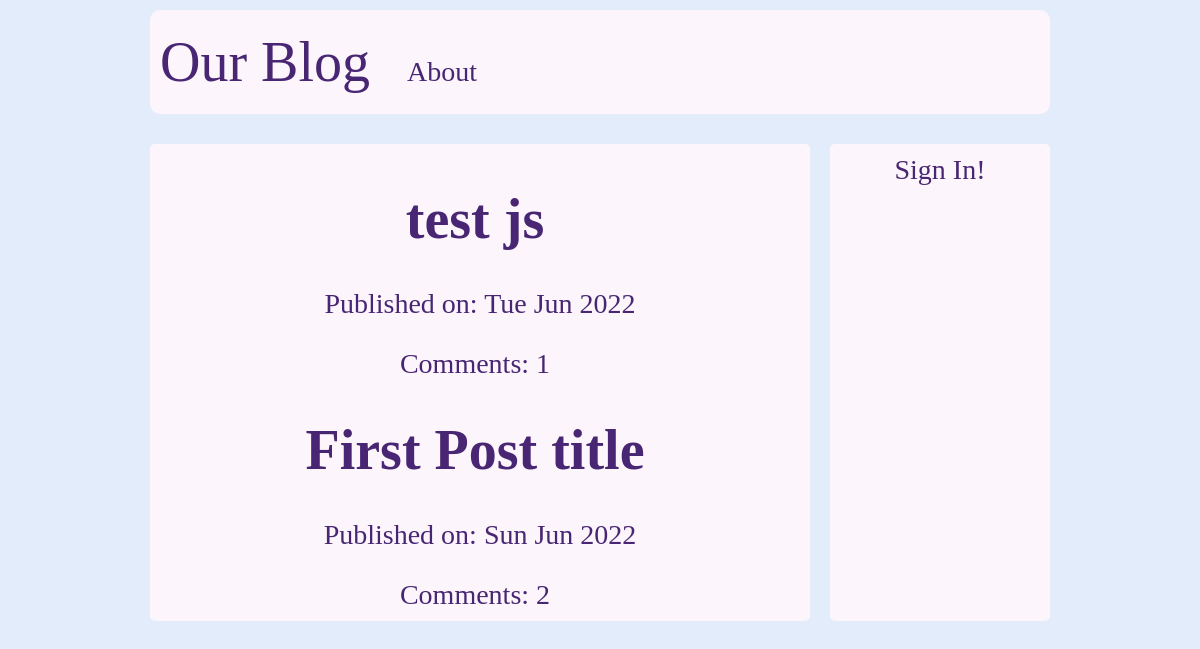
Before: / with the older database file.
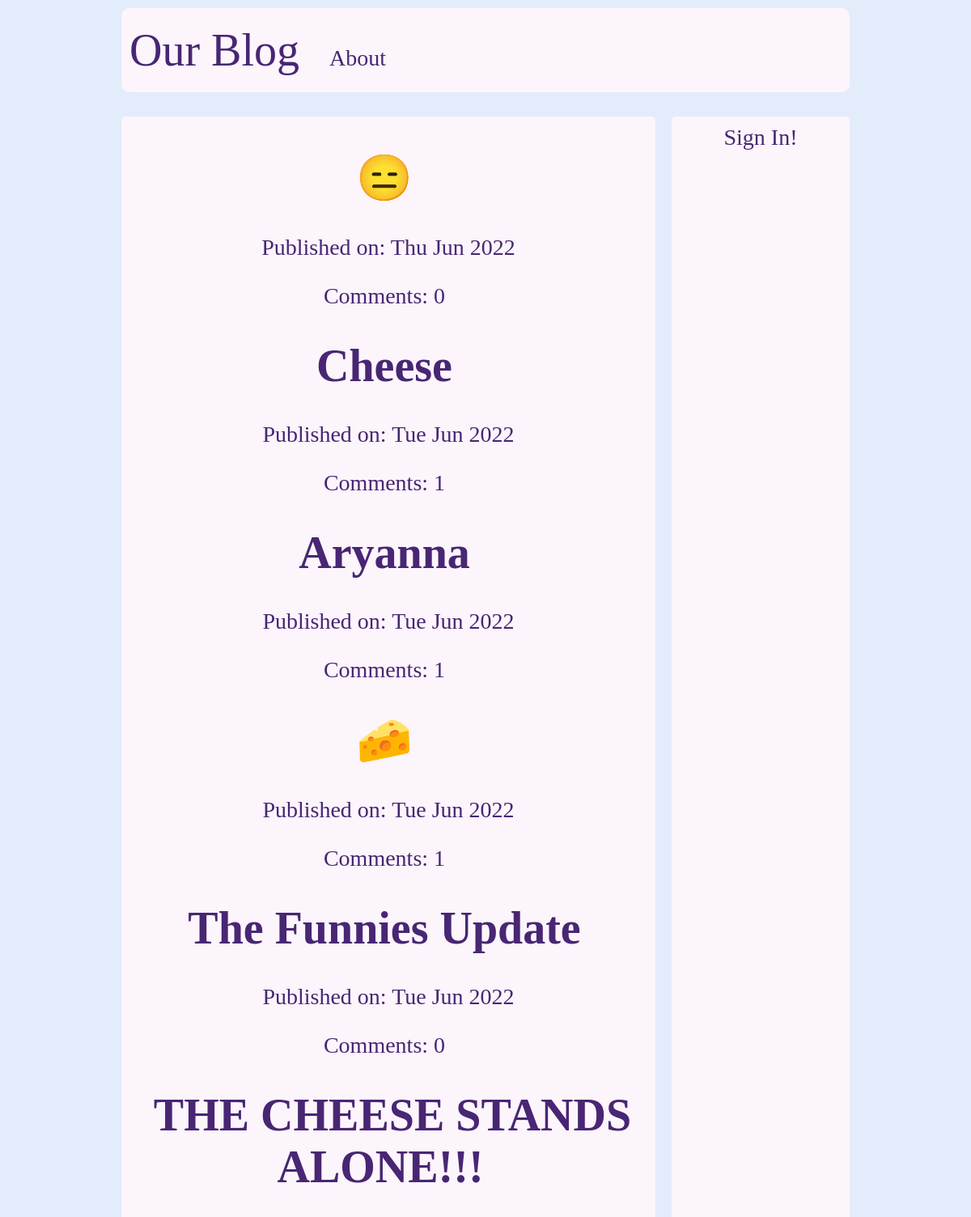
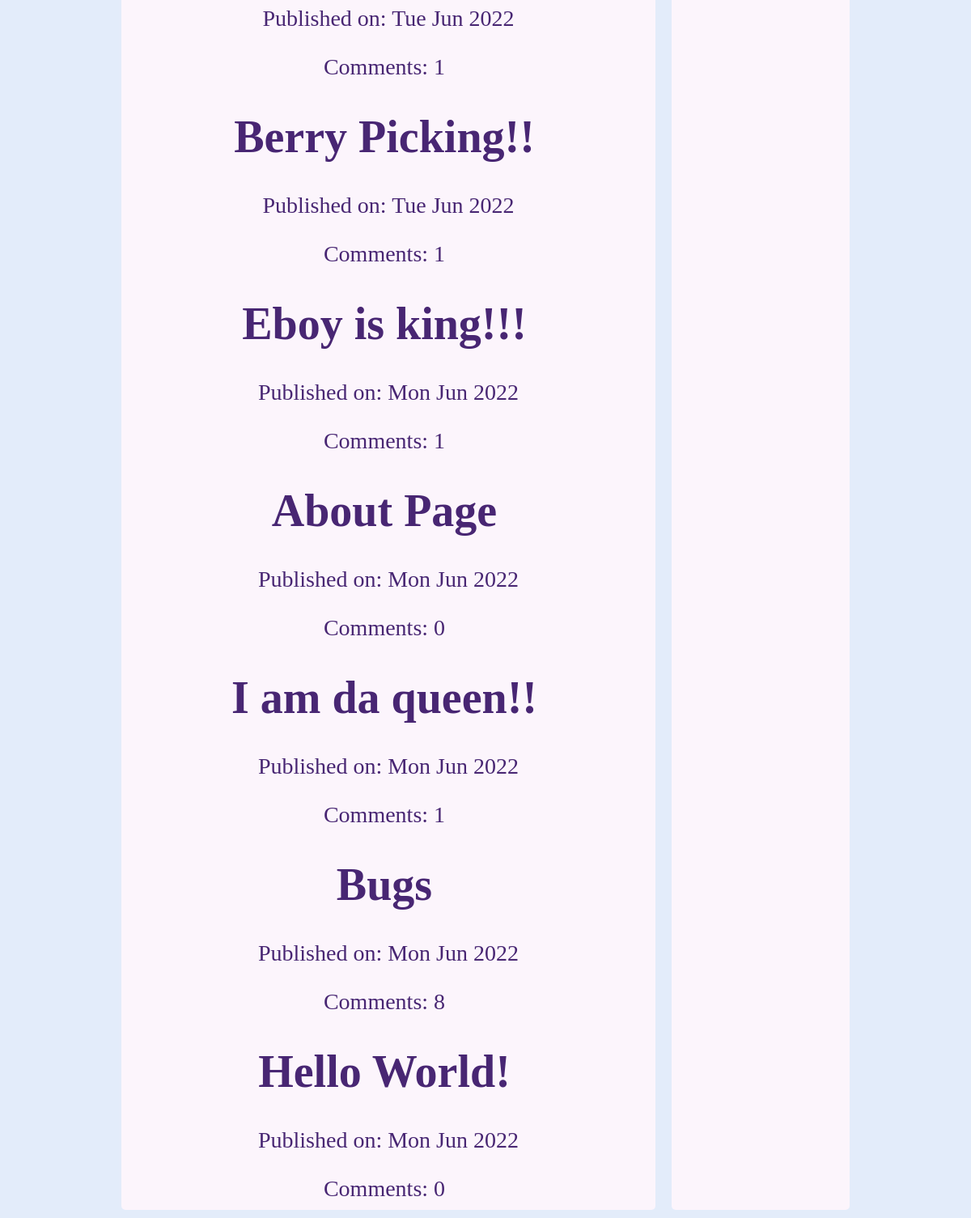
After: the same page with the newer database file (2 pictures, top to bottom).
### blog_app/models.py (models this page shows, shortened)
class Post(models.Model):
    author = models.ForeignKey('auth.User', on_delete=models.CASCADE)
    title = models.CharField(max_length=200)
    text = models.TextField()
    created_date = models.DateTimeField(default = timezone.now)
    published_date = models.DateTimeField(blank=True, null=True)
    def approve_comments(self):
        return self.comments.filter(approved_comment=True)

### blog_app/views.py (the view)
# urls.py: path('', views.PostListView.as_view(), name='post_list'),
class PostListView(ListView):
    model = Post
    def get_queryset(self):
        return Post.objects.filter(published_date__lte=timezone.now()).order_by('-published_date')

### blog_app/templates/blog_app/post_list.html (shortened to what this page needs)
{% extends 'blog_app/base.html' %}
{% block main %}
  <main class="main-structure">
    {% for post in post_list %}
    <h1><a href="{% url 'blog_app:post_detail' pk=post.pk %}">{{ post.title }}</a></h1>
    <p>Published on: {{post.published_date|date:"D M Y"}}</p>
    <a href="{% url 'blog_app:post_detail' pk=post.pk %}">Comments: {{post.approve_comments.count}}</a>
    {% endfor %}
  </main>
{% endblock %}

### blog_app/templates/blog_app/base.html (shortened to what this page needs)
<!DOCTYPE html>
{% load static %}
<html lang="en" dir="ltr">
  <head>
    <link rel="stylesheet" href="//cdn.jsdelivr.net/npm/medium-editor@latest/dist/css/medium-editor.min.css" type="text/css" media="screen" charset="utf-8">
    <link rel="stylesheet" href="{% static 'blog_app/css/blog.css' %}">
  </head>
  <body>
    <header class="nav-bar nav-bar-structure">
      <a id="home" href="{% url 'blog_app:post_list' %}">Our Blog</a>
      <a href="{% url 'blog_app:about' %}">About</a>
    </header>
    <aside class="nav-bar aside-structure">
      <nav class="aside-nav-structure">
        {% if user.is_authenticated %}
          <a href="{% url 'blog_app:post_new'%}">New Post</a>
          <a href="{% url 'blog_app:post_draft_list' %}">Drafts</a>
          <a href="{% url 'logout' %}">Sign Out</a>
          <p class="no-margin">Welcome: {{ user.username }}</p>
        {% else %}
          <a class="sign-in" href="{% url 'login' %}">Sign In!</a>
        {% endif %}
      </nav>
    </aside>
    {% block main %}
    {% endblock %}
  </body>
</html>

### blog_app/static/blog_app/css/blog.css (style rules this page uses)
html { font-size: 10px; font-family: Times, "Times New Roman", Georgia, serif; --primary-color: #301008; --secondary-color: #ed0b70; --main-bg-color: #e3ecfa; --main-font-color: #482673; --secondary-bg-color: #fcf5fc; }
body { background-color: var(--main-bg-color); color: var(--main-font-color); font-size: calc(1.6rem + 1vw); }
#home { font-size: 2em; }
a { text-decoration: none; padding: 1rem; margin-right: 1rem; color: var(--main-font-color); }
.nav-bar { background-color: var(--secondary-bg-color); border-radius: 5px; }
.nav-bar-structure { padding: 2rem 0rem; border-radius: 1rem; }
.aside-structure { margin-top: 1rem; }
.aside-nav-structure { display: flex; flex-wrap: wrap; flex: 1; justify-content: space-around; align-items: center; }
.sign-in { margin-left: auto; }
main { background-color: var(--secondary-bg-color); border-radius: 5px; }
.main-structure { text-align: center; margin: 10px 10%; padding: 5px 0px 10px 0px; }
@media screen and (min-width: 56rem) { body { display: grid; grid-template-areas: "header header" "main aside"; grid-template-columns: minmax(0,3fr) 1fr; gap: 20px; margin: 10px 15rem; } }
@media screen and (min-width: 56rem) { header { grid-area: header; } }
@media screen and (min-width: 56rem) { .main-structure { grid-area: main; margin: 10px 0 0 0; } }
@media screen and (min-width: 56rem) { .aside-nav-structure { grid-area: aside; } }
@media screen and (min-width: 56rem) { .aside-nav-structure { display: flex; flex-wrap: wrap; flex-direction: column; flex: 1; align-items: flex-start; } }
@media screen and (min-width: 56rem) { .sign-in { margin: auto; } }

Changed rows visible on the page:
removed Post: title "test js", published_date "Tue Jun 2022", approve_comments.count "1"
removed Post: title "First Post title", published_date "Sun Jun 2022", approve_comments.count "2"
added Post: title "😑", published_date "Thu Jun 2022", approve_comments.count "0"
added Post: title "Cheese", published_date "Tue Jun 2022", approve_comments.count "1"
added Post: title "Aryanna", published_date "Tue Jun 2022", approve_comments.count "1"
added Post: title "🧀", published_date "Tue Jun 2022", approve_comments.count "1"
added Post: title "The Funnies Update", published_date "Tue Jun 2022", approve_comments.count "0"
added Post: title "THE CHEESE STANDS ALONE!!!", published_date "Tue Jun 2022", approve_comments.count "1"
added Post: title "Berry Picking!!", published_date "Tue Jun 2022", approve_comments.count "1"
added Post: title "Eboy is king!!!", published_date "Mon Jun 2022", approve_comments.count "1"
added Post: title "About Page", published_date "Mon Jun 2022", approve_comments.count "0"
added Post: title "I am da queen!!", published_date "Mon Jun 2022", approve_comments.count "1"
added Post: title "Bugs", published_date "Mon Jun 2022", approve_comments.count "8"
added Post: title "Hello World!", published_date "Mon Jun 2022", approve_comments.count "0"
